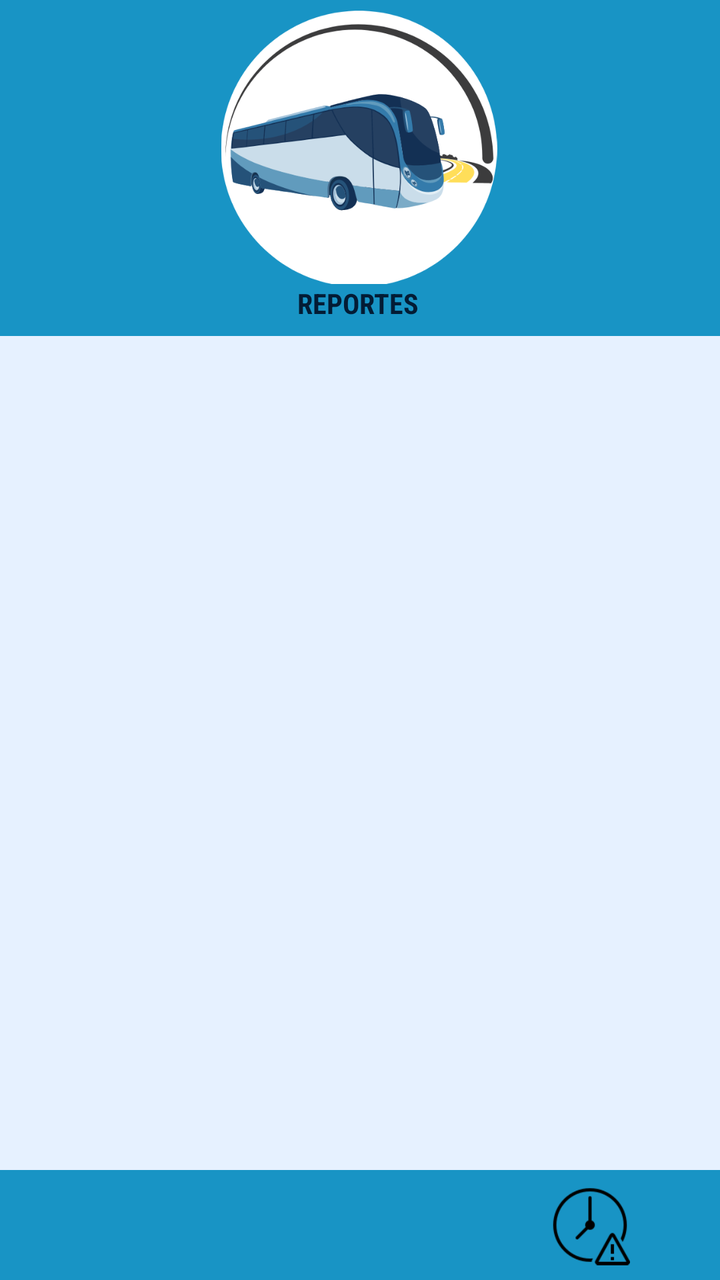
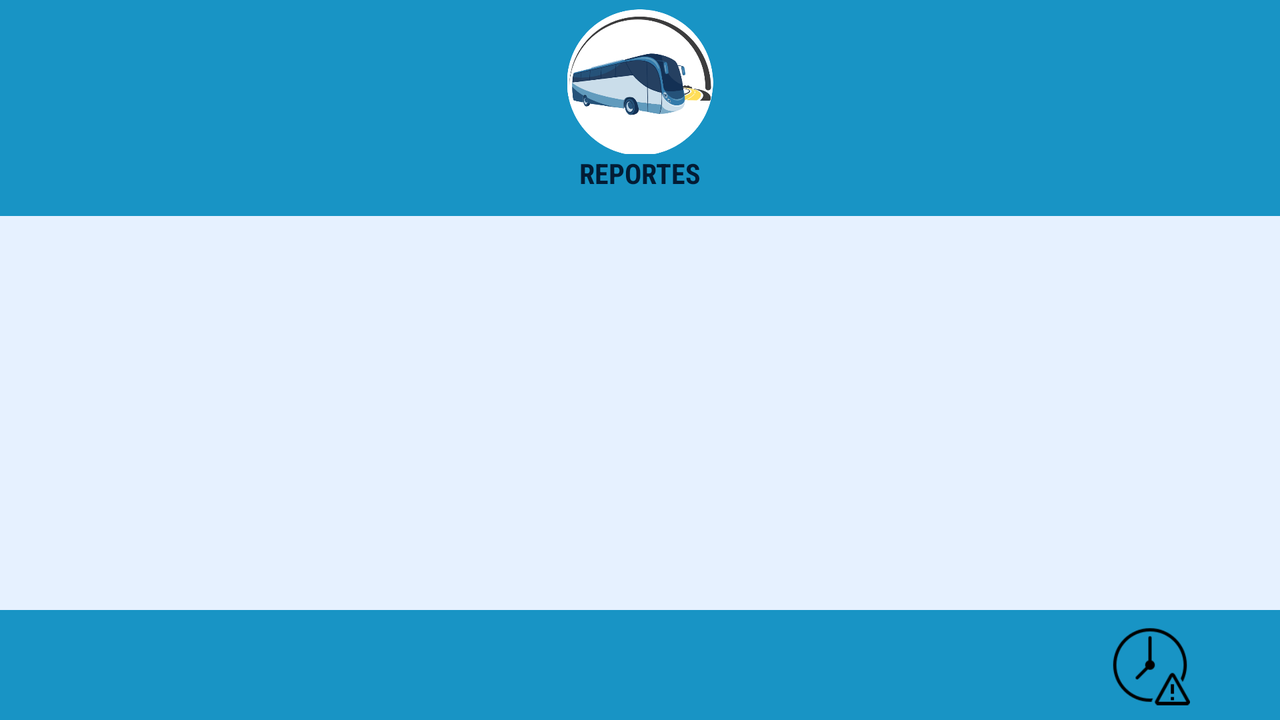

First picture: res/layout/ on a phone held upright. Second picture: the repository's own variant of that layout, on a device whose configuration matches the variant's folder. Source for both follows.
<!-- AndroidManifest.xml: application theme Theme.IterbusMovilidad -->
<!-- res/layout/activity_recycler.xml -->
<?xml version="1.0" encoding="utf-8"?>
<androidx.constraintlayout.widget.ConstraintLayout xmlns:android="http://schemas.android.com/apk/res/android"
    xmlns:app="http://schemas.android.com/apk/res-auto"
    xmlns:tools="http://schemas.android.com/tools"
    android:layout_width="match_parent"
    android:layout_height="match_parent"
    android:orientation="vertical"
    android:background="@color/blancointerbus"
    android:forceDarkAllowed="false"
    tools:context=".RecyclerActivity">

    <ImageView
        android:id="@+id/imageView"
        android:layout_width="match_parent"
        android:layout_height="168dp"
        android:scaleType="centerCrop"
        android:background="@color/azul"
        app:layout_constraintEnd_toEndOf="parent"
        app:layout_constraintHorizontal_bias="0.0"
        app:layout_constraintStart_toStartOf="parent"
        app:layout_constraintTop_toTopOf="parent" />

    <ImageView
        android:id="@+id/imageView2"
        android:layout_width="149dp"
        android:layout_height="138dp"
        android:layout_marginTop="4dp"
        android:background="@color/transparente"
        android:backgroundTint="@color/transparente"
        android:src="@drawable/iconicooo"
        app:layout_constraintEnd_toEndOf="@+id/imageView"
        app:layout_constraintHorizontal_bias="0.498"
        app:layout_constraintStart_toStartOf="parent"
        app:layout_constraintTop_toTopOf="@+id/imageView" />


    <TextView
        android:id="@+id/textView"
        android:layout_width="wrap_content"
        android:layout_height="wrap_content"
        android:layout_marginEnd="8dp"
        android:background="@color/transparente"
        android:backgroundTint="@color/transparente"
        android:text="REPORTES"
        android:textColor="@color/azuloscuro"
        android:fontFamily="sans-serif-condensed"
        android:textStyle="bold"
        app:layout_constraintEnd_toEndOf="@+id/imageView"
        app:layout_constraintHorizontal_bias="0.51"
        app:layout_constraintStart_toStartOf="parent"
        app:layout_constraintTop_toBottomOf="@+id/imageView2" />

    <androidx.recyclerview.widget.RecyclerView


        android:id="@+id/rcreportes"
        android:layout_width="match_parent"
        android:layout_height="500dp"
        app:layout_constraintBottom_toBottomOf="parent"
        app:layout_constraintEnd_toEndOf="parent"
        app:layout_constraintHorizontal_bias="0.0"
        app:layout_constraintStart_toStartOf="parent"
        app:layout_constraintTop_toBottomOf="@+id/imageView"
        app:layout_constraintVertical_bias="0.142" />

    <include
        android:id="@+id/include"
        layout="@layout/activity_toolbar"
        android:layout_width="wrap_content"
        android:layout_height="match_parent"
        tools:layout_editor_absoluteX="0dp"
        tools:layout_editor_absoluteY="678dp" />


</androidx.constraintlayout.widget.ConstraintLayout>
<!-- res/layout/activity_toolbar.xml (included above) -->
<?xml version="1.0" encoding="utf-8"?>
<RelativeLayout xmlns:android="http://schemas.android.com/apk/res/android"
    xmlns:app="http://schemas.android.com/apk/res-auto"
    xmlns:tools="http://schemas.android.com/tools"
    android:layout_width="match_parent"
    android:layout_height="match_parent"
    android:forceDarkAllowed="false"
    tools:context=".Toolbar">

    <androidx.appcompat.widget.Toolbar
        android:id="@+id/toolbar"
        android:layout_width="match_parent"
        android:layout_height="55dp"

        android:layout_alignParentBottom="true"


        android:background="@color/azul">


        <ImageView
            android:id="@+id/bntimagen"
            android:layout_width="40dp"
            android:layout_height="match_parent"
            android:layout_marginLeft="55dp"
            android:src="@drawable/casa" />

        <ImageView
            android:id="@+id/bntusuario"
            android:layout_width="40dp"
            android:layout_height="match_parent"
            android:layout_gravity="center"
            android:src="@drawable/usuario" />

        <ImageView
            android:id="@+id/bntincidenn"
            android:layout_width="40dp"
            android:layout_height="match_parent"
            android:layout_gravity="right"
            android:layout_marginRight="45dp"
            android:src="@drawable/alerta" />
    </androidx.appcompat.widget.Toolbar>


</RelativeLayout>
<!-- resources referenced by this layout -->
<resources>
  <color name="azul">#1894C5</color>
  <color name="azuloscuro">#031C35</color>
  <color name="blancointerbus">#E6F1FF</color>
  <color name="transparente">#00FFFFFF</color>
  <!-- drawable alerta: png bitmap (drawable, 2717 bytes) -->
  <!-- drawable iconicooo: png bitmap (drawable, 52275 bytes) -->
  <style name="Theme.IterbusMovilidad" parent="Theme.MaterialComponents.DayNight.DarkActionBar">
          
          <item name="colorPrimary">@color/azul</item>
         
          <item name="colorOnPrimary">@color/white</item>
          
          <item name="colorSecondary">@color/teal_200</item>
          <item name="colorSecondaryVariant">@color/teal_700</item>
          <item name="colorOnSecondary">@color/azulbus</item>
          
         
          
      </style>
  <color name="white">#FFFFFFFF</color>
  <color name="teal_200">#FF03DAC5</color>
  <color name="teal_700">#FF018786</color>
  <color name="azulbus">#009ece</color>
</resources>
<!-- res/layout-land/activity_recycler.xml (the repository's variant of the layout above) -->
<!-- drawn on the phone turned sideways -->
<?xml version="1.0" encoding="utf-8"?>
    <androidx.constraintlayout.widget.ConstraintLayout xmlns:android="http://schemas.android.com/apk/res/android"
    xmlns:app="http://schemas.android.com/apk/res-auto"
    xmlns:tools="http://schemas.android.com/tools"
    android:layout_width="match_parent"
    android:layout_height="match_parent"
    android:orientation="horizontal"
    android:background="@color/blancointerbus"
    android:forceDarkAllowed="false"
    tools:context=".RecyclerActivity">
    <ScrollView
        android:layout_width="match_parent"
        android:layout_height="match_parent">

        <androidx.constraintlayout.widget.ConstraintLayout
            android:layout_width="match_parent"
            android:layout_height="wrap_content" >


            <ImageView
                android:id="@+id/imageView"
                android:layout_width="match_parent"
                android:layout_height="108dp"
                android:background="@color/azul"
                android:scaleType="centerCrop"
                app:layout_constraintEnd_toEndOf="parent"
                app:layout_constraintHorizontal_bias="0.357"
                app:layout_constraintStart_toStartOf="parent"
                app:layout_constraintTop_toTopOf="parent" />

            <ImageView
                android:id="@+id/imageView2"
                android:layout_width="146dp"
                android:layout_height="73dp"
                android:layout_marginTop="4dp"
                android:src="@drawable/iconicooo"
                app:layout_constraintEnd_toEndOf="@+id/imageView"
                app:layout_constraintStart_toStartOf="parent"
                app:layout_constraintTop_toTopOf="@+id/imageView" />

            <TextView
        android:id="@+id/textView"
        android:layout_width="wrap_content"
        android:layout_height="wrap_content"
        android:layout_marginEnd="8dp"
        android:text="REPORTES"
        android:textColor="@color/azuloscuro"
        android:textStyle="bold"
                android:fontFamily="sans-serif-condensed"

        app:layout_constraintEnd_toEndOf="@+id/imageView"
        app:layout_constraintHorizontal_bias="0.507"
        app:layout_constraintStart_toStartOf="parent"
        app:layout_constraintTop_toBottomOf="@+id/imageView2" />

            <androidx.recyclerview.widget.RecyclerView
                android:id="@+id/rcreportes"
                android:layout_width="729dp"
                android:layout_height="232dp"
                android:padding="20dp"
                app:layout_constraintEnd_toEndOf="parent"
                app:layout_constraintHorizontal_bias="0.589"
                app:layout_constraintStart_toStartOf="parent"
                app:layout_constraintTop_toBottomOf="@+id/imageView" />





        </androidx.constraintlayout.widget.ConstraintLayout>

    </ScrollView>
    <include
        android:id="@+id/include"
        layout="@layout/activity_toolbar"
        android:layout_width="match_parent"
        android:layout_height="wrap_content"
        tools:layout_editor_absoluteX="56dp" />

</androidx.constraintlayout.widget.ConstraintLayout>
<!-- resources referenced by the variant -->
<!-- as the phone turned sideways resolves them -->
<resources>
  <color name="azul">#1894C5</color>
  <color name="azuloscuro">#031C35</color>
  <color name="blancointerbus">#E6F1FF</color>
  <!-- drawable alerta: png bitmap (drawable, 2717 bytes) -->
  <!-- drawable iconicooo: png bitmap (drawable, 52275 bytes) -->
  <style name="Theme.IterbusMovilidad" parent="Theme.MaterialComponents.DayNight.DarkActionBar">
          
          <item name="colorPrimary">@color/azul</item>
         
          <item name="colorOnPrimary">@color/white</item>
          
          <item name="colorSecondary">@color/teal_200</item>
          <item name="colorSecondaryVariant">@color/teal_700</item>
          <item name="colorOnSecondary">@color/azulbus</item>
          
         
          
      </style>
  <color name="white">#FFFFFFFF</color>
  <color name="teal_200">#FF03DAC5</color>
  <color name="teal_700">#FF018786</color>
  <color name="azulbus">#009ece</color>
</resources>
